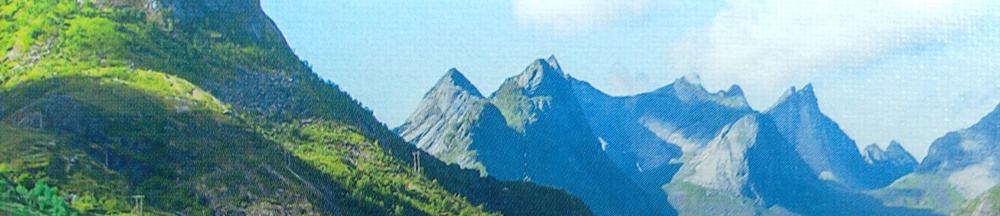
#> input picture camera4.jpg, 1000 x 216 px, shrunk from 1632 x 353 before the run
$ python app.py
#> lines starting #> are read from the running program, lines starting #| are printed output that depends on the picture
import cv2
import cv2 as cv
import numpy as np
from matplotlib import pyplot as plt

img = cv.imread('camera4.jpg', 0)
#> img: shape (216, 1000); min 17, max 255, mean 147.8
img2 = img.copy()
template = cv.imread('camera4_part.jpg', 0)
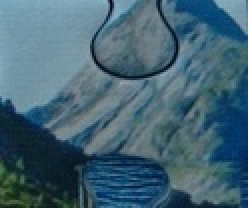
#> input picture camera4_part.jpg, 124 x 104 px, shrunk from 202 x 170 before the run (shown 2 times larger)
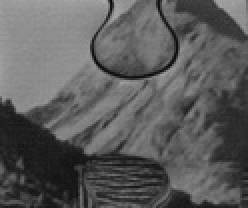
#> template: shape (104, 124) (shown 2 times larger); min 7, max 168, mean 92
w, h = template.shape[::-1]
#> w = 124; h = 104
# All the 6 methods for comparison in a list
methods = ['cv.TM_CCOEFF', 'cv.TM_CCOEFF_NORMED', 'cv.TM_CCORR',
           'cv.TM_CCORR_NORMED', 'cv.TM_SQDIFF', 'cv.TM_SQDIFF_NORMED']
methods2 = ['cv.TM_CCOEFF_NORMED', 'cv.TM_CCORR_NORMED', 'cv.TM_SQDIFF_NORMED']
methods3 = ['cv.TM_SQDIFF']
for meth in methods:
    img = img2.copy()
    method = eval(meth)
    # Apply template Matching
    res = cv.matchTemplate(img, template, method)
    min_val, max_val, min_loc, max_loc = cv.minMaxLoc(res)
    # If the method is TM_SQDIFF or TM_SQDIFF_NORMED, take minimum
    if method in [cv.TM_SQDIFF, cv.TM_SQDIFF_NORMED]:
        top_left = min_loc
    else:
        top_left = max_loc
    bottom_right = (top_left[0] + w, top_left[1] + h)
    cv.rectangle(img, top_left, bottom_right, 255, 16) #manage thickness here (16)
    plt.subplot(121), plt.imshow(res, cmap='gray')
    plt.title('Matching Result'), plt.xticks([]), plt.yticks([])
    plt.subplot(122), plt.imshow(img, cmap='gray')
    plt.title('Detected Point'), plt.xticks([]), plt.yticks([])
    plt.suptitle(meth)
    plt.show()
#> this loop made 6 passes
#> (min_val, max_val, min_loc, top_left, bottom_right) on passes 1 to 4: (-5058283.5, 18102108, (149, 12), (373, 72), (497, 176)), (-0.371, 0.669, (85, 112), (373, 72), (497, 176)), (78746752, 278971488, (86, 111), (758, 0), (882, 104)), (0.839, 0.955, (67, 112), (373, 71), (497, 175))
#> (min_val, max_val, max_loc, top_left, bottom_right) on passes 5 to 6: (15523336, 267963904, (746, 0), (493, 112), (617, 216)), (0.132, 0.895, (746, 0), (489, 100), (613, 204))
#> pass 1, `res = cv.matchTemplate(img, template, method)`:
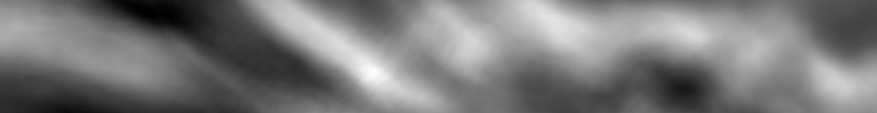
#> res: shape (113, 877) float32; min -5058283.5, max 18102108, mean 6055072; drawn with min black and max white
#> pass 1, `plt.show()`:
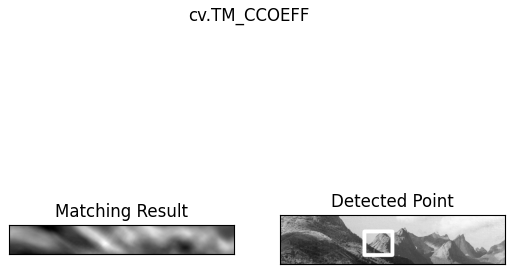
#> figure drawn by matplotlib, 2 panels
#> pass 3, `res = cv.matchTemplate(img, template, method)`:
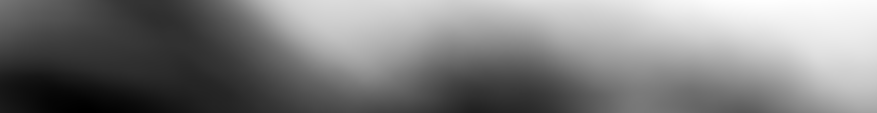
#> res: shape (113, 877) float32; min 78746752, max 278971488, mean 177745472; drawn with min black and max white
#> after the loop:
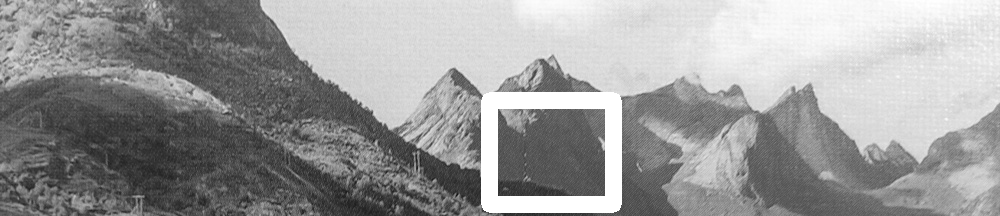
#> img: shape (216, 1000); min 17, max 255, mean 153.5
#> after the loop:
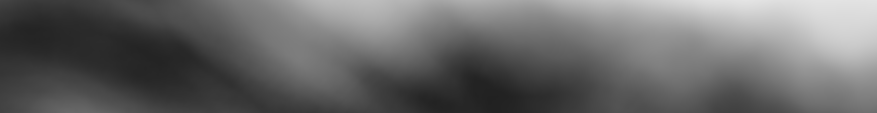
#> res: shape (113, 877) float32; min 0.132, max 0.895, mean 0.409


# Symperasma: apo olous tous algorithmous, o 2, 4, (5) kai 6 fernoun ta kalytera apotelesmata (oi NORMED)
# megalyteros paragontas to megethos ths eikonas (na einai idio - pixel matching) kai h katharothta
# 1 kai 2 deixnoun na leitourgoun kalytera gia to pazl, sygkrish aneksartita apto sxhma KAI megethos
